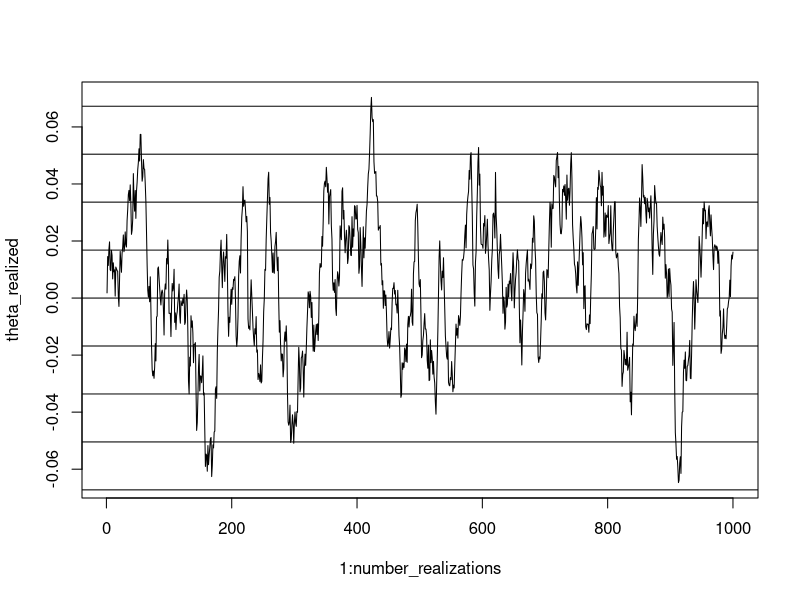
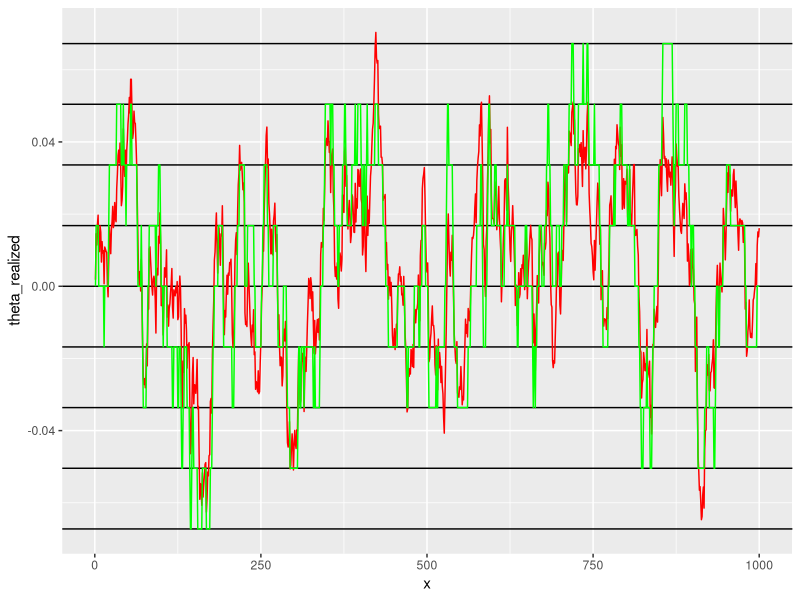

Recreate these plots in R, in order.
## ---- chunk 1
#require(ggplot2)
library(ggplot2)

set.seed(15)
N = 9
m = 3
rho = 0.95
sigma = 0.007

thetas = c(1:N)


## Upper bound of theta 

thetas[N] = m*sigma/((1-rho^2)^(1/2))

## Lower bounf of theta 
thetas[1] = -thetas[N]

delta_theta = thetas[N]/((N-1)/2)

# The other theta_ns
# This calculates the value of the intermediary thetas

for (i in 2:(N-1)){
  print(i)
  thetas[i] = thetas[1] + (i-1)*delta_theta
}
thetas


## ---- chunk 2

transition_matrix = matrix(,N,N)
#transition_matrix


#Probability(i,j) is given theta_i the probability of theta_j being draw in the next period

for (i in 1:N){
  for (j in 1:N){
    if (j==1){
      transition_matrix[i,j] = pnorm((thetas[j] + delta_theta/2 - rho*thetas[i])/sigma)
    }else if (j==N){
      transition_matrix[i,j] = 1 - pnorm((thetas[j] - delta_theta/2 - rho*thetas[i])/sigma)
    }else{
    transition_matrix[i,j] = pnorm((thetas[j] + delta_theta/2 - rho*thetas[i])/sigma) - pnorm((thetas[j] - delta_theta/2 - rho*thetas[i])/sigma)
    }
  }
}
transition_matrix

## ---- chunk 3
#testes

number_realizations = 1000
epsilon = rnorm(n=number_realizations, mean =0, sd = sigma)

theta_realized = c(1:number_realizations)

for (i in 1:number_realizations){
  if(i ==1){
    theta_realized[i] = epsilon[i]
  }else{
    theta_realized[i] = rho*theta_realized[i-1] + epsilon[i]   
  }

}
plot(1:number_realizations,theta_realized, type ="l")  
abline(h = thetas)

## ---- chunk 4
# Transformar a transition_matrix (que está en valores de pdf) em valores de cdf
cdf_transition_matrix = transition_matrix
for (i in 1:N){
  for (j in 1:N){
    cdf_transition_matrix[i,j] = sum(transition_matrix[i,1:j])
  }
  
}
cdf_transition_matrix

## ---- chunk 5
#hist(epsilon, 200) # plota um histograma dos epsilons

theta_discrete = c(1:number_realizations)

cdf_epsilon = pnorm(epsilon, mean = 0, sd = sigma)




# O primeiro theta vou assumir que o "theta aterior" é 0, pois a média do erro é 0

index_theta_old = 5

for (i in 1:number_realizations){
    for (index_theta in 1:N){
      if(cdf_epsilon[i] < cdf_transition_matrix[index_theta_old,index_theta]){
        theta_discrete[i] = thetas[index_theta]
        index_theta_old = index_theta
        #print(index_theta)
        break
      }
    }
} 

#plot(theta_discrete)
#theta_discrete
## ---- chunk 6
x = c(1:number_realizations)
df = data.frame(x,theta_realized, theta_discrete)
g = ggplot(df,aes(x))
g = g + geom_hline(yintercept = thetas)
g = g + geom_line(aes(y=theta_realized), colour="red")
g = g + geom_line(aes(y= theta_discrete), colour="green")

g

## ---- chunk 7


